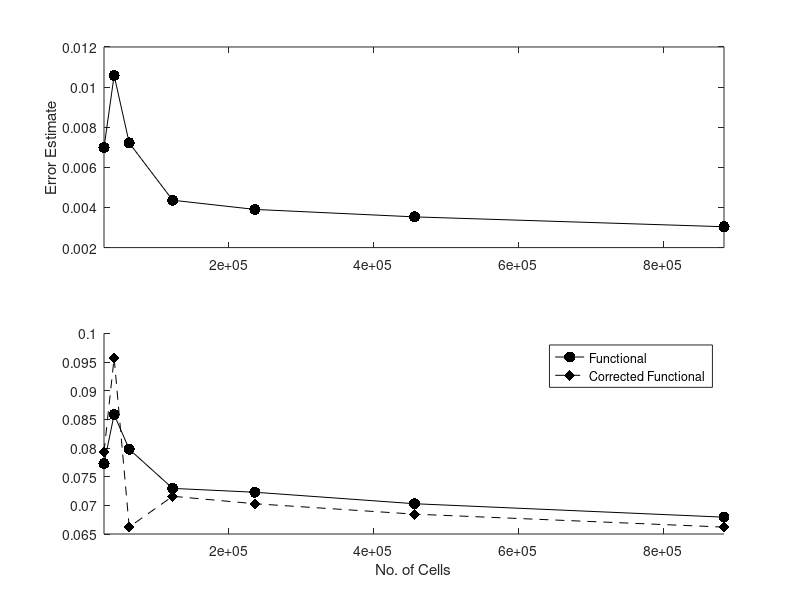

MATLAB code to generate this figure:
% CART3D Data plotting
clear all

ncells = [27824 41824 62629 122699 236178 456738 884220];
error = [6.9872671e-003 1.0584100e-002 7.2187595e-003  4.3609885e-003 3.9033413e-003 3.5313933e-003 3.0400666e-003];
func = [7.7276233e-002 8.5828604e-002 7.9795358e-002  7.2958829e-002 7.2286981e-002 7.0283202e-002 6.7937442e-002];
func_cor = [7.9306642e-002 9.5714225e-002 6.6218919e-002  7.1581603e-002 7.0282358e-002 6.8465749e-002 6.6203613e-002];


ax1 = subplot(2,1,1);
plot(ncells,error,'k-o','MarkerEdgeColor','none','MarkerFaceColor','k','MarkerSize',8);
xlim([ncells(1) ncells(end)])
ylabel('Error Estimate')

subplot(2,1,2)
hold on
plot(ncells,func,'k-o','MarkerEdgeColor','none','MarkerFaceColor','k','MarkerSize',8)
plot(ncells,func_cor,'k--d','MarkerEdgeColor','none','MarkerFaceColor','k','MarkerSize',8)
xlim([ncells(1) ncells(end)])
legend('Functional','Corrected Functional');
xlabel('No. of Cells')